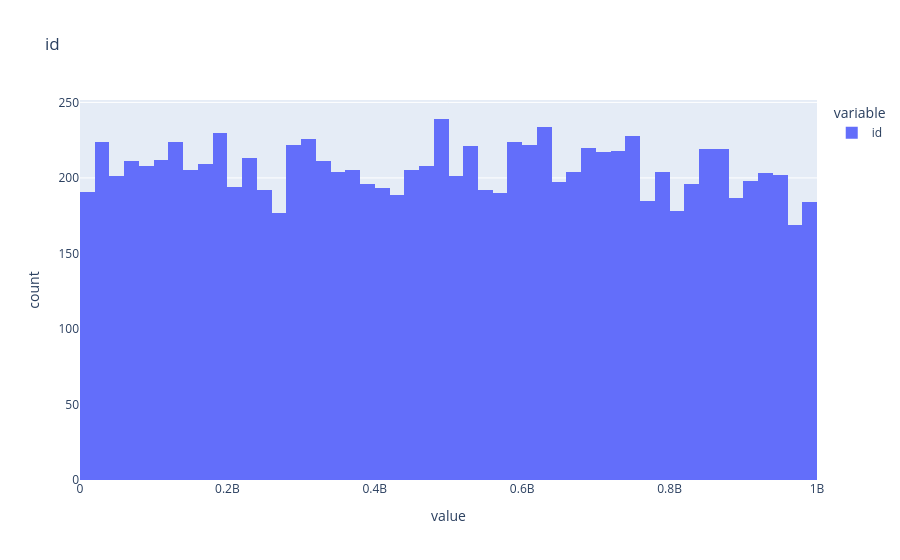
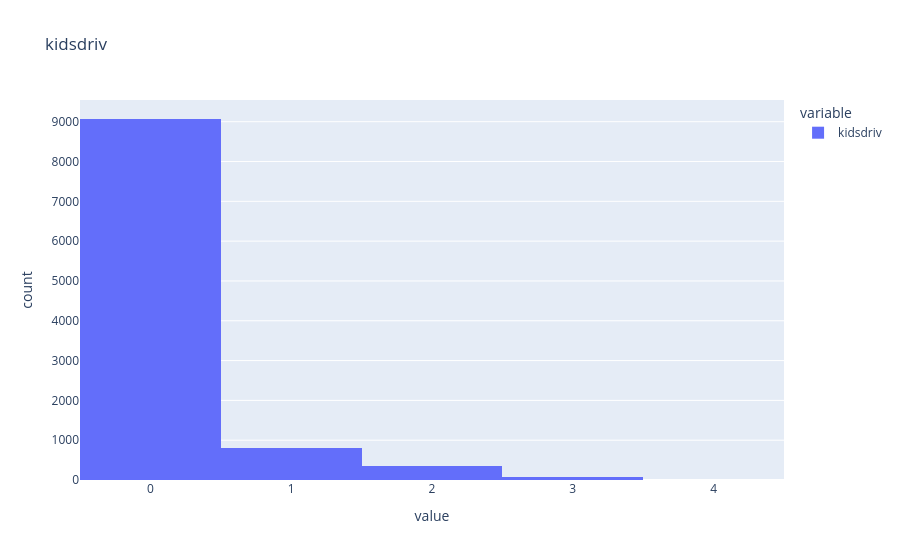
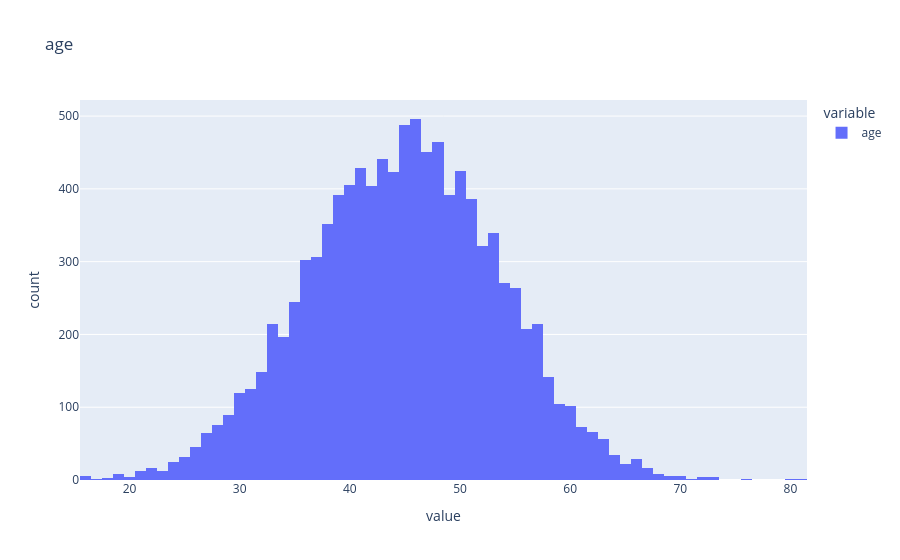
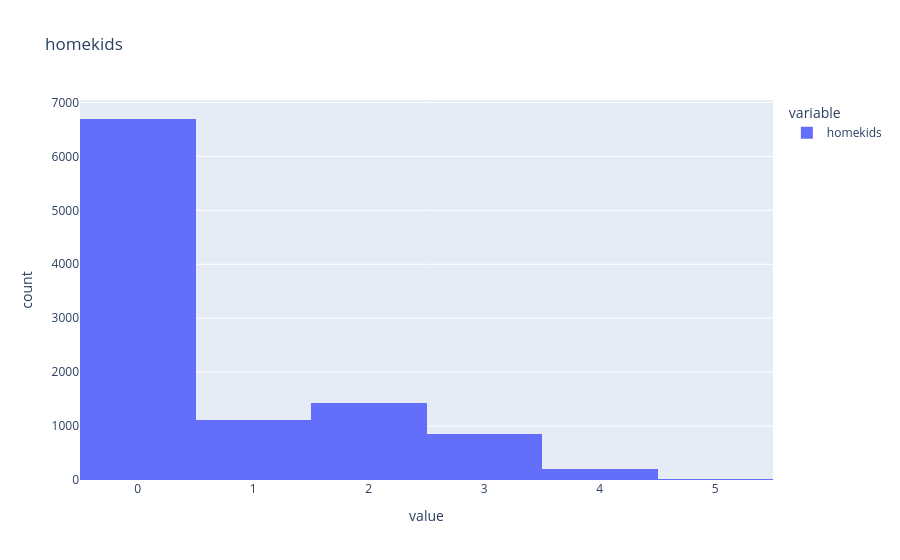

Notebook code for these charts, in order:
### Code cell
for col in df.select_dtypes(include= ['int', 'float']).columns:
    px.histogram(df[col], title= col).show()

### Figure 1 — Plotly figure (JSON) as saved in the notebook; plotly's stock layout.template omitted (floating-point values rounded to 4 significant figures; data arrays with more than 128 entries replaced by an {"elided": "..."} marker saying what was removed)
{"data": [{"alignmentgroup": "True", "bingroup": "x", "hovertemplate": "variable=id<br>value=%{x}<br>count=%{y}<extra></extra>", "legendgroup": "id", "marker": {"color": "#636efa", "pattern": {"shape": ""}}, "name": "id", "offsetgroup": "id", "orientation": "v", "showlegend": true, "type": "histogram", "x": {"elided": "10301 int values"}, "xaxis": "x", "yaxis": "y"}], "layout": {"barmode": "relative", "legend": {"title": {"text": "variable"}, "tracegroupgap": 0}, "title": {"text": "id"}, "xaxis": {"anchor": "y", "domain": [0, 1], "title": {"text": "value"}}, "yaxis": {"anchor": "x", "domain": [0, 1], "title": {"text": "count"}}}}

### Figure 2 — Plotly figure (JSON) as saved in the notebook; plotly's stock layout.template omitted (floating-point values rounded to 4 significant figures; data arrays with more than 128 entries replaced by an {"elided": "..."} marker saying what was removed)
{"data": [{"alignmentgroup": "True", "bingroup": "x", "hovertemplate": "variable=kidsdriv<br>value=%{x}<br>count=%{y}<extra></extra>", "legendgroup": "kidsdriv", "marker": {"color": "#636efa", "pattern": {"shape": ""}}, "name": "kidsdriv", "offsetgroup": "kidsdriv", "orientation": "v", "showlegend": true, "type": "histogram", "x": {"elided": "10301 int values"}, "xaxis": "x", "yaxis": "y"}], "layout": {"barmode": "relative", "legend": {"title": {"text": "variable"}, "tracegroupgap": 0}, "title": {"text": "kidsdriv"}, "xaxis": {"anchor": "y", "domain": [0, 1], "title": {"text": "value"}}, "yaxis": {"anchor": "x", "domain": [0, 1], "title": {"text": "count"}}}}

### Figure 3 — Plotly figure (JSON) as saved in the notebook; plotly's stock layout.template omitted (floating-point values rounded to 4 significant figures; data arrays with more than 128 entries replaced by an {"elided": "..."} marker saying what was removed)
{"data": [{"alignmentgroup": "True", "bingroup": "x", "hovertemplate": "variable=age<br>value=%{x}<br>count=%{y}<extra></extra>", "legendgroup": "age", "marker": {"color": "#636efa", "pattern": {"shape": ""}}, "name": "age", "offsetgroup": "age", "orientation": "v", "showlegend": true, "type": "histogram", "x": {"elided": "10301 int values"}, "xaxis": "x", "yaxis": "y"}], "layout": {"barmode": "relative", "legend": {"title": {"text": "variable"}, "tracegroupgap": 0}, "title": {"text": "age"}, "xaxis": {"anchor": "y", "domain": [0, 1], "title": {"text": "value"}}, "yaxis": {"anchor": "x", "domain": [0, 1], "title": {"text": "count"}}}}

### Figure 4 — Plotly figure (JSON) as saved in the notebook; plotly's stock layout.template omitted (floating-point values rounded to 4 significant figures; data arrays with more than 128 entries replaced by an {"elided": "..."} marker saying what was removed)
{"data": [{"alignmentgroup": "True", "bingroup": "x", "hovertemplate": "variable=homekids<br>value=%{x}<br>count=%{y}<extra></extra>", "legendgroup": "homekids", "marker": {"color": "#636efa", "pattern": {"shape": ""}}, "name": "homekids", "offsetgroup": "homekids", "orientation": "v", "showlegend": true, "type": "histogram", "x": {"elided": "10301 int values"}, "xaxis": "x", "yaxis": "y"}], "layout": {"barmode": "relative", "legend": {"title": {"text": "variable"}, "tracegroupgap": 0}, "title": {"text": "homekids"}, "xaxis": {"anchor": "y", "domain": [0, 1], "title": {"text": "value"}}, "yaxis": {"anchor": "x", "domain": [0, 1], "title": {"text": "count"}}}}
